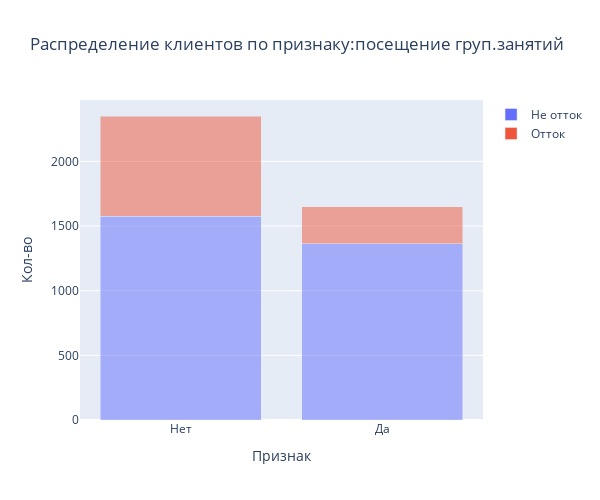

The notebook cell saved with this chart:
### Markdown cell above
График показывает, что в основном клиенты оставляют свой контактнный телефон. Данный признак не влияет на отток по житейскому опыту.

### Code cell
cat(df, df['Group_visits'],'посещение груп.занятий')

### Figure 1 — Plotly figure (JSON) as saved in the notebook; plotly's stock layout.template omitted (floating-point values rounded to 4 significant figures)
{"data": [{"alignmentgroup": "True", "hovertemplate": "Отток=Не отток<br>Признак=%{x}<br>Кол-во=%{y}<extra></extra>", "legendgroup": "Не отток", "marker": {"color": "#636efa", "opacity": 0.5, "pattern": {"shape": ""}}, "name": "Не отток", "offsetgroup": "Не отток", "orientation": "v", "showlegend": true, "textposition": "auto", "type": "bar", "x": ["Нет", "Да"], "xaxis": "x", "y": [1575, 1364], "yaxis": "y"}, {"alignmentgroup": "True", "hovertemplate": "Отток=Отток<br>Признак=%{x}<br>Кол-во=%{y}<extra></extra>", "legendgroup": "Отток", "marker": {"color": "#EF553B", "opacity": 0.5, "pattern": {"shape": ""}}, "name": "Отток", "offsetgroup": "Отток", "orientation": "v", "showlegend": true, "textposition": "auto", "type": "bar", "x": ["Нет", "Да"], "xaxis": "x", "y": [776, 285], "yaxis": "y"}], "layout": {"autosize": false, "barmode": "stack", "height": 500, "legend": {"title": {"text": ""}, "tracegroupgap": 0}, "title": {"text": "Распределение клиентов по признаку:посещение груп.занятий"}, "width": 600, "xaxis": {"anchor": "y", "domain": [0, 1], "title": {"text": "Признак"}}, "yaxis": {"anchor": "x", "domain": [0, 1], "title": {"text": "Кол-во"}}}}
